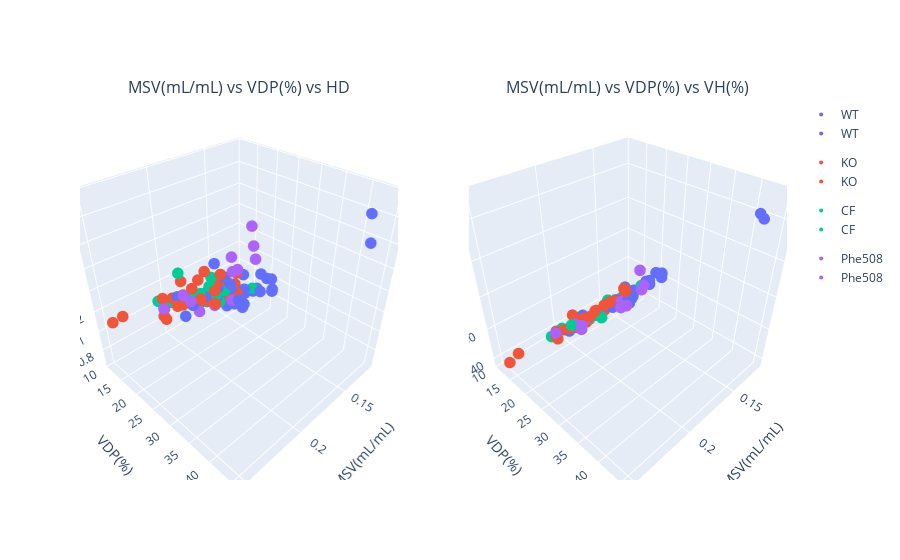

The notebook cell saved with this chart:
### Markdown cell above
# Rat all

### Code cell
corr_3D(df_rat_all, df_rat_all['Genotype'], ['MSV(mL/mL)','VDP(%)','HD'], ['MSV(mL/mL)','VDP(%)','VH(%)'])

### Figure 1 — Plotly figure (JSON) as saved in the notebook; plotly's stock layout.template omitted (floating-point values rounded to 4 significant figures)
{"data": [{"hovertemplate": "color=WT<br>MSV(mL/mL)=%{x}<br>VDP(%)=%{y}<br>HD=%{z}<extra></extra>", "legendgroup": "WT", "marker": {"color": "#636efa", "size": 4, "symbol": "circle"}, "mode": "markers", "name": "WT", "scene": "scene", "showlegend": true, "type": "scatter3d", "x": [0.155, 0.123, 0.121, 0.12, 0.17, 0.16, 0.125, 0.139, 0.162, 0.153, 0.16, 0.18, 0.17, 0.17, 0.14, 0.15, 0.2, 0.128, 0.119, 0.16, 0.14, 0.19, 0.145, 0.141, 0.158, 0.182, 0.16, 0.14, 0.15, 0.132, 0.139, 0.147, 0.138], "y": [15.2, 11, 17.1, 15.7, 19.8, 19, 22.1, 17.7, 15.9, 17.3, 14.7, 20.3, 14.2, 15.1, 22.6, 20.2, 15.1, 15.1, 16.7, 22, 17.9, 13.8, 13.8, 17.7, 19.8, 13.8, 21.5, 25.7, 45.5, 24, 22.3, 25.8, 44.6], "z": [0.9391, 0.6561, 0.8222, 0.7538, 1.277, 1.129, 1.057, 0.9257, 1.034, 1.005, 0.8823, 1.464, 0.9397, 1.027, 1.201, 1.198, 1.135, 0.7602, 0.7942, 1.017, 0.7639, 0.8304, 0.677, 0.7246, 0.9181, 0.9062, 1.011, 1.085, 2.163, 1.023, 1.001, 1.258, 1.885]}, {"hovertemplate": "color=KO<br>MSV(mL/mL)=%{x}<br>VDP(%)=%{y}<br>HD=%{z}<extra></extra>", "legendgroup": "KO", "marker": {"color": "#EF553B", "size": 4, "symbol": "circle"}, "mode": "markers", "name": "KO", "scene": "scene", "showlegend": true, "type": "scatter3d", "x": [0.2, 0.209, 0.195, 0.15, 0.16, 0.14, 0.19, 0.19, 0.19, 0.16, 0.15, 0.17, 0.177, 0.169, 0.134, 0.146, 0.175, 0.17, 0.18, 0.209, 0.204, 0.208, 0.252, 0.21, 0.17, 0.17, 0.201, 0.188, 0.199, 0.243, 0.188], "y": [13.4, 13.5, 15.3, 18.3, 17.6, 15.1, 13.1, 18.5, 16.5, 11.5, 16.1, 18.2, 13.3, 14.1, 13.7, 12.3, 13.7, 17.3, 20.2, 13.8, 16.4, 13, 14, 14.5, 23.5, 23.5, 23.9, 18.4, 16.4, 13.5, 24.2], "z": [1.082, 1.133, 1.13, 0.9568, 1.146, 0.936, 1.195, 1.323, 1.194, 0.7646, 0.8924, 1.186, 0.8639, 0.9005, 0.7492, 0.7498, 0.901, 0.9326, 1.196, 1.031, 1.091, 0.9282, 1.168, 0.943, 1.406, 1.387, 1.57, 1.117, 1.075, 1.159, 1.482]}, {"hovertemplate": "color=CF<br>MSV(mL/mL)=%{x}<br>VDP(%)=%{y}<br>HD=%{z}<extra></extra>", "legendgroup": "CF", "marker": {"color": "#00cc96", "size": 4, "symbol": "circle"}, "mode": "markers", "name": "CF", "scene": "scene", "showlegend": true, "type": "scatter3d", "x": [0.159, 0.16, 0.18, 0.18, 0.18, 0.15, 0.2, 0.187, 0.179, 0.205, 0.14, 0.17, 0.15, 0.211, 0.177, 0.128], "y": [17, 14.8, 14, 11.8, 12, 12.6, 12.6, 21.4, 15.4, 17.8, 14.4, 13.4, 12.9, 12.7, 17.7, 17.4], "z": [1.009, 0.9223, 1.012, 0.9321, 0.9119, 0.8092, 1.02, 1.391, 1.054, 1.453, 0.7362, 0.8696, 0.7343, 1.099, 1.17, 0.8688]}, {"hovertemplate": "color=Phe508<br>MSV(mL/mL)=%{x}<br>VDP(%)=%{y}<br>HD=%{z}<extra></extra>", "legendgroup": "Phe508", "marker": {"color": "#ab63fa", "size": 4, "symbol": "circle"}, "mode": "markers", "name": "Phe508", "scene": "scene", "showlegend": true, "type": "scatter3d", "x": [0.2, 0.2, 0.18, 0.2, 0.2, 0.167, 0.212, 0.2, 0.19, 0.17, 0.19, 0.18, 0.16, 0.186], "y": [15.8, 19.2, 15.2, 17.1, 19.3, 16.2, 14.8, 30.3, 27.8, 28.2, 29, 30.1, 19.5, 31.1], "z": [1.073, 1.181, 0.857, 1.192, 1.182, 0.8705, 1.074, 1.808, 1.589, 1.606, 1.631, 1.799, 0.9624, 1.996]}, {"hovertemplate": "color=WT<br>MSV(mL/mL)=%{x}<br>VDP(%)=%{y}<br>VH(%)=%{z}<extra></extra>", "legendgroup": "WT", "marker": {"color": "#636efa", "size": 4, "symbol": "circle"}, "mode": "markers", "name": "WT", "scene": "scene2", "showlegend": true, "type": "scatter3d", "x": [0.155, 0.123, 0.121, 0.12, 0.17, 0.16, 0.125, 0.139, 0.162, 0.153, 0.16, 0.18, 0.17, 0.17, 0.14, 0.15, 0.2, 0.128, 0.119, 0.16, 0.14, 0.19, 0.145, 0.141, 0.158, 0.182, 0.16, 0.14, 0.15, 0.132, 0.139, 0.147, 0.138], "y": [15.2, 11, 17.1, 15.7, 19.8, 19, 22.1, 17.7, 15.9, 17.3, 14.7, 20.3, 14.2, 15.1, 22.6, 20.2, 15.1, 15.1, 16.7, 22, 17.9, 13.8, 13.8, 17.7, 19.8, 13.8, 21.5, 25.7, 45.5, 24, 22.3, 25.8, 44.6], "z": [46.57, 40.82, 52.22, 46.89, 55.57, 52.99, 64.91, 51.18, 49.02, 50.34, 43.32, 61.03, 41.54, 45.15, 64.33, 59.89, 43.52, 45.73, 51.44, 57.89, 49.52, 39.89, 42.85, 47.54, 53.12, 45.52, 58.4, 72.94, 131.2, 70.86, 66.04, 78.32, 125.2]}, {"hovertemplate": "color=KO<br>MSV(mL/mL)=%{x}<br>VDP(%)=%{y}<br>VH(%)=%{z}<extra></extra>", "legendgroup": "KO", "marker": {"color": "#EF553B", "size": 4, "symbol": "circle"}, "mode": "markers", "name": "KO", "scene": "scene2", "showlegend": true, "type": "scatter3d", "x": [0.2, 0.209, 0.195, 0.15, 0.16, 0.14, 0.19, 0.19, 0.19, 0.16, 0.15, 0.17, 0.177, 0.169, 0.134, 0.146, 0.175, 0.17, 0.18, 0.209, 0.204, 0.208, 0.252, 0.21, 0.17, 0.17, 0.201, 0.188, 0.199, 0.243, 0.188], "y": [13.4, 13.5, 15.3, 18.3, 17.6, 15.1, 13.1, 18.5, 16.5, 11.5, 16.1, 18.2, 13.3, 14.1, 13.7, 12.3, 13.7, 17.3, 20.2, 13.8, 16.4, 13, 14, 14.5, 23.5, 23.5, 23.9, 18.4, 16.4, 13.5, 24.2], "z": [41.6, 41.5, 44.62, 52.87, 53.08, 51.22, 47.71, 54.63, 50.38, 37.05, 47.91, 53.78, 37.7, 40.9, 42.96, 39.26, 39.53, 49.89, 61.38, 44.95, 48.98, 40.72, 42.6, 41.13, 72.33, 71.43, 71.28, 54.35, 49.53, 43.77, 72.26]}, {"hovertemplate": "color=CF<br>MSV(mL/mL)=%{x}<br>VDP(%)=%{y}<br>VH(%)=%{z}<extra></extra>", "legendgroup": "CF", "marker": {"color": "#00cc96", "size": 4, "symbol": "circle"}, "mode": "markers", "name": "CF", "scene": "scene2", "showlegend": true, "type": "scatter3d", "x": [0.159, 0.16, 0.18, 0.18, 0.18, 0.15, 0.2, 0.187, 0.179, 0.205, 0.14, 0.17, 0.15, 0.211, 0.177, 0.128], "y": [17, 14.8, 14, 11.8, 12, 12.6, 12.6, 21.4, 15.4, 17.8, 14.4, 13.4, 12.9, 12.7, 17.7, 17.4], "z": [48.77, 45.4, 43.24, 40.05, 38.54, 42.73, 41.34, 57.48, 45.02, 54.06, 43.57, 39.99, 38.97, 40.15, 50.73, 52.27]}, {"hovertemplate": "color=Phe508<br>MSV(mL/mL)=%{x}<br>VDP(%)=%{y}<br>VH(%)=%{z}<extra></extra>", "legendgroup": "Phe508", "marker": {"color": "#ab63fa", "size": 4, "symbol": "circle"}, "mode": "markers", "name": "Phe508", "scene": "scene2", "showlegend": true, "type": "scatter3d", "x": [0.2, 0.2, 0.18, 0.2, 0.2, 0.167, 0.212, 0.2, 0.19, 0.17, 0.19, 0.18, 0.16, 0.186], "y": [15.8, 19.2, 15.2, 17.1, 19.3, 16.2, 14.8, 30.3, 27.8, 28.2, 29, 30.1, 19.5, 31.1], "z": [47.7, 51.35, 44.54, 51.64, 54.22, 48.18, 46.75, 82.34, 76.13, 81.49, 77.71, 84.97, 55.36, 98.96]}], "layout": {"annotations": [{"font": {"size": 16}, "showarrow": false, "text": "MSV(mL/mL) vs VDP(%) vs HD", "x": 0.225, "xanchor": "center", "xref": "paper", "y": 1, "yanchor": "bottom", "yref": "paper"}, {"font": {"size": 16}, "showarrow": false, "text": "MSV(mL/mL) vs VDP(%) vs VH(%)", "x": 0.775, "xanchor": "center", "xref": "paper", "y": 1, "yanchor": "bottom", "yref": "paper"}], "scene": {"aspectmode": "cube", "domain": {"x": [0, 0.45], "y": [0, 1]}, "xaxis": {"title": {"text": "MSV(mL/mL)"}}, "yaxis": {"title": {"text": "VDP(%)"}}, "zaxis": {"title": {"text": "HD"}}}, "scene2": {"domain": {"x": [0.55, 1], "y": [0, 1]}, "xaxis": {"title": {"text": "MSV(mL/mL)"}}, "yaxis": {"title": {"text": "VDP(%)"}}, "zaxis": {"title": {"text": "VH(%)"}}}}}
